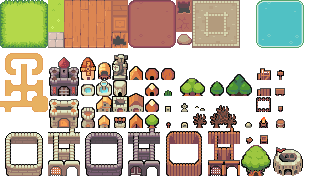
#> input picture pacifer/assets/pixelboy/medieval.png, 320 x 192 px
$ python build_objects.py
#> lines starting #> are read from the running program, lines starting #| are printed output that depends on the picture
"""Build data/objects.js - the catalogue of everything that can stand in the world.

Run:  python3 tools/build_objects.py      (needs Pillow)

Nothing is cut into separate image files. Each object is a rectangle of one of the
two tilesets, and this script only works out its COLLISION BOX, by looking at the
sprite's own pixels: it finds what is actually drawn, and makes the solid part out
of the bottom slice of that - the trunk of a tree, the base of a house. A box can
therefore never disagree with the art, which is the mistake that is easiest to make
by hand and hardest to see.

`foot` says how much of the drawn height counts as footprint (0.4 = the bottom 40%).
`cols` overrides the rule for pieces that are solid in more than one place, and
`solid: False` marks flat scenery you can walk over.

EVERY rectangle below was read off a labelled contact sheet of the tileset
(tools/contact.py) rather than guessed. Guessing is how you end up drawing half a
ruin where you wanted a well, or two stacked houses where you wanted one.
"""
from PIL import Image
import json, os

HERE = os.path.dirname(os.path.abspath(__file__))
ASSETS = os.path.join(HERE, '..', 'assets', 'pixelboy')
DATA = os.path.join(HERE, '..', 'data')
T = 16

SHEETS = {
    'medieval': Image.open(os.path.join(ASSETS, 'medieval.png')).convert('RGBA'),
    'nature': Image.open(os.path.join(ASSETS, 'nature.png')).convert('RGBA'),
}
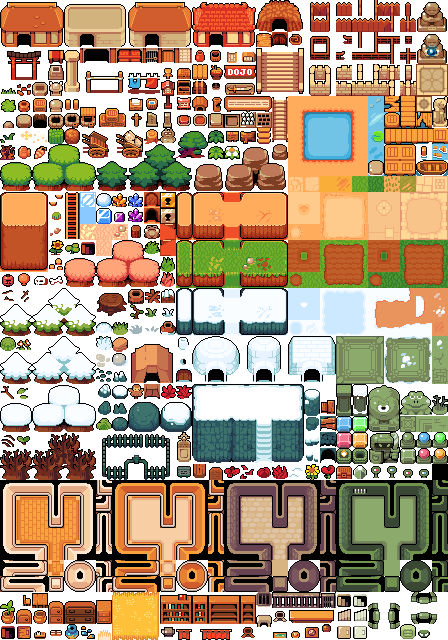
#> input picture pacifer/assets/pixelboy/nature.png, 448 x 640 px

# sheet, tile x, tile y, tiles wide, tiles tall, and how tall the footprint is
CATALOGUE = {
    # ---- the castle. These are the only multi-tile buildings on the sheet that
    # are one coherent drawing; everything larger is built out of the wall kit.
    # keep      : banner-topped pavilion, red curtains under the arches
    # hall      : stone hall, two lit windows over two arched gates
    # gate_tower: portcullis on the left, an open arch on the right - so the
    #             left half is solid all the way down and the right half is not
    'keep':       dict(sheet='medieval', sx=3, sy=3, w=2, h=3, foot=0.32, door=[8, 44, 16, 8]),
    'hall':       dict(sheet='medieval', sx=3, sy=6, w=2, h=2, foot=0.45, door=[6, 28, 20, 8]),
    'gate_tower': dict(sheet='medieval', sx=3, sy=8, w=2, h=3,
                       cols=[[0, 0, 16, 48], [16, 0, 16, 32]], door=[16, 32, 16, 16]),
    'keep_gate':  dict(sheet='medieval', sx=8, sy=8, w=2, h=3,
                       cols=[[0, 0, 16, 48], [16, 0, 16, 32]], door=[16, 32, 16, 16]),
    'watchtower': dict(sheet='medieval', sx=5, sy=6, w=1, h=2, foot=0.45),
    'statue':     dict(sheet='medieval', sx=7, sy=3, w=1, h=2, foot=0.35),
    'ruin':       dict(sheet='medieval', sx=17, sy=9, w=2, h=2, foot=0.45),

    # ---- the town. One tile each: cottages seen from the road, not enterable.
    'house_red':   dict(sheet='medieval', sx=6, sy=6, w=1, h=1, foot=0.55),
    'house_stone': dict(sheet='medieval', sx=7, sy=6, w=1, h=1, foot=0.55),
    'house_tan':   dict(sheet='medieval', sx=8, sy=6, w=1, h=1, foot=0.55),
    'hut':         dict(sheet='medieval', sx=9, sy=5, w=1, h=1, foot=0.60),
    'hut_round':   dict(sheet='medieval', sx=9, sy=4, w=1, h=1, foot=0.60),
    'tent':        dict(sheet='medieval', sx=8, sy=7, w=1, h=1, foot=0.60),
    'fountain':      dict(sheet='medieval', sx=5, sy=5, w=1, h=1, foot=0.80),
    'fountain_tall': dict(sheet='medieval', sx=6, sy=5, w=1, h=1, foot=0.70),
    'shrine':      dict(sheet='medieval', sx=11, sy=6, w=1, h=1, foot=0.55),
    'grave':       dict(sheet='medieval', sx=11, sy=7, w=1, h=1, foot=0.55),

    # ---- nature. tree_pair and tree_tall are drawn across two cells: taking one
    # half of either gives a tree sliced down the middle.
    'tree':      dict(sheet='medieval', sx=13, sy=5, w=1, h=1, foot=0.30),
    'tree_pair': dict(sheet='medieval', sx=11, sy=5, w=2, h=1, foot=0.30),
    'tree_tall': dict(sheet='medieval', sx=14, sy=4, w=2, h=2, foot=0.20),
    'tree_big':  dict(sheet='medieval', sx=15, sy=9, w=2, h=2, foot=0.25),
    'tree_bare': dict(sheet='medieval', sx=12, sy=7, w=1, h=1, foot=0.30),
    'bush':      dict(sheet='medieval', sx=10, sy=5, w=1, h=1, solid=False),
    'rock':      dict(sheet='medieval', sx=15, sy=7, w=1, h=1, foot=0.80),
    'pebbles':   dict(sheet='medieval', sx=12, sy=6, w=1, h=1, solid=False),
    'twigs':     dict(sheet='medieval', sx=13, sy=6, w=1, h=1, solid=False),

    # ---- props
    'sign':     dict(sheet='medieval', sx=17, sy=4, w=1, h=1, foot=0.40),
    'cart':     dict(sheet='medieval', sx=16, sy=4, w=1, h=1, foot=0.60),
    'barrel':   dict(sheet='medieval', sx=16, sy=5, w=1, h=1, foot=0.65),
    'table':    dict(sheet='medieval', sx=17, sy=5, w=1, h=1, foot=0.65),
    'crate':    dict(sheet='medieval', sx=17, sy=7, w=1, h=1, foot=0.70),
    'pen':      dict(sheet='medieval', sx=16, sy=6, w=1, h=1, foot=0.85),
    'campfire': dict(sheet='medieval', sx=16, sy=7, w=1, h=1, foot=0.60),
    'chair':    dict(sheet='medieval', sx=16, sy=8, w=1, h=1, foot=0.70),

    # ---- indoors. The hall pieces come from the room kit on the nature sheet:
    # a colonnade, a seat of state, a floor seal and a long table, which between
    # them are the difference between a throne hall and a large empty room.
    'throne':    dict(sheet='nature', sx=17, sy=38, w=1, h=1, foot=0.55),
    'seal':      dict(sheet='nature', sx=18, sy=35, w=2, h=2, solid=False),
    'colonnade': dict(sheet='nature', sx=18, sy=37, w=1, h=1, foot=0.60),
    'banquet':   dict(sheet='nature', sx=18, sy=38, w=3, h=1, foot=0.55),
    'bench':     dict(sheet='nature', sx=16, sy=38, w=1, h=1, foot=0.60),
    'portrait':  dict(sheet='nature', sx=19, sy=39, w=1, h=1, solid=False),
    'chest':  dict(sheet='nature', sx=3, sy=38, w=1, h=1, foot=0.65),
    'shelf':  dict(sheet='nature', sx=11, sy=38, w=1, h=1, foot=0.80),
    'pot':    dict(sheet='nature', sx=1, sy=38, w=1, h=1, foot=0.65),
    'banner': dict(sheet='nature', sx=12, sy=39, w=1, h=1, solid=False),
}


def drawn_box(sheet, sx, sy, w, h):
    """The rectangle the artist actually painted inside this cell, in pixels
    relative to the cell's top-left corner."""
    cell = SHEETS[sheet].crop((sx * T, sy * T, (sx + w) * T, (sy + h) * T))
    box = cell.getbbox()          # None when the cell is empty
    return box or (0, 0, cell.width, cell.height)


def build():
    out = {}
    for name, spec in CATALOGUE.items():
        o = {k: spec[k] for k in ('sheet', 'sx', 'sy', 'w', 'h')}
        x0, y0, x1, y1 = drawn_box(spec['sheet'], spec['sx'], spec['sy'], spec['w'], spec['h'])
        o['art'] = [x0, y0, x1 - x0, y1 - y0]
        if spec.get('solid') is False:
            o['solid'] = False
        elif 'cols' in spec:
            o['cols'] = spec['cols']
        else:
            foot = spec.get('foot', 0.5)
            fh = max(3, round((y1 - y0) * foot))
            o['col'] = [x0, y1 - fh, x1 - x0, fh]
        if 'door' in spec:
            o['door'] = spec['door']
        out[name] = o
#> this loop made 44 passes
#> (x0, y0, x1, y1, fh) on passes 1, 2, 5, 6, 7, 8, 9, 10, 11, 12, 13, 14: (1, 9, 31, 48, 12), (1, 3, 31, 32, 13), (1, 11, 15, 32, 9), (0, 6, 16, 32, 9), (1, 3, 31, 32, 13), (0, 0, 16, 16, 9), (0, 0, 16, 16, 9), (0, 0, 16, 16, 9), (1, 3, 15, 16, 8), (1, 4, 15, 16, 7), (1, 1, 15, 16, 9), (1, 4, 15, 16, 10)
#> (x0, y0, x1, y1) on passes 3, 4, 23, 25, 26, 36: (0, 0, 32, 48), (0, 0, 32, 48), (4, 10, 12, 16), (3, 10, 13, 15), (8, 9, 16, 16), (0, 0, 32, 32)
#> pass 1, in drawn_box, `cell = SHEETS[sheet].crop((sx * T, sy * T, (sx + w) * T, (sy + h) * T))`:
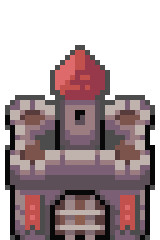
#> cell: PIL image 32x48 RGBA (shown 5 times larger); mean R, G, B, A 171.5, 155.6, 158.5, 153.4; transparent parts drawn white
#> pass 2, in drawn_box (call 2), `cell = SHEETS[sheet].crop((sx * T, sy * T, (sx + w) * T, (sy + h) * T))`:
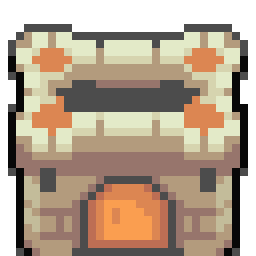
#> cell: PIL image 32x32 RGBA (shown 8 times larger); mean R, G, B, A 164.4, 153.4, 134.9, 205.2; transparent parts drawn white
#> pass 3, in drawn_box (call 3), `cell = SHEETS[sheet].crop((sx * T, sy * T, (sx + w) * T, (sy + h) * T))`:
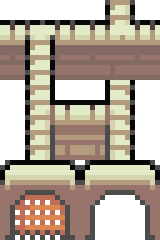
#> cell: PIL image 32x48 RGBA (shown 5 times larger); mean R, G, B, A 111.1, 129.2, 129.4, 186.9; transparent parts drawn white
#> after the loop, out = 44 items
    return out


objects = build()
#> objects = 44 items
with open(os.path.join(DATA, 'objects.js'), 'w') as f:
    f.write('/* GENERATED by tools/build_objects.py - edit the catalogue there, not here.\n'
            ' *\n'
            ' * sheet/sx/sy/w/h : which rectangle of which tileset to draw (in tiles of 16 px)\n'
            ' * art             : the part of that rectangle the artist actually painted\n'
            ' * col / cols      : the solid box(es), in pixels from the sprite top-left,\n'
            ' *                   worked out from the art itself\n'
            ' * door            : the doorway, shown by the debug overlay\n'
            ' * solid:false     : flat scenery, walk straight over it\n'
            ' */\n')
    f.write('window.PACIFER_OBJECTS = ' + json.dumps(objects, indent=1) + ';\n')

print(f'{len(objects)} objects ->', os.path.relpath(os.path.join(DATA, 'objects.js'), HERE))
#| 44 objects -> ../data/objects.js
for n, o in objects.items():
    a = o.get('art', [0, 0, 0, 0])
    if a[2] == 0 or a[3] == 0:
        print('  WARNING: nothing drawn in cell for', n)
    elif a[2] * a[3] < 40:
        print(f'  WARNING: {n} is only {a[2]}x{a[3]} px of art - too small to read')
#> this loop made 44 passes
#> (n, a) on passes 1 to 12: ('keep', [1, 9, 30, 39]), ('hall', [1, 3, 30, 29]), ('gate_tower', [0, 0, 32, 48]), ('keep_gate', [0, 0, 32, 48]), ('watchtower', [1, 11, 14, 21]), ('statue', [0, 6, 16, 26]), ('ruin', [1, 3, 30, 29]), ('house_red', [0, 0, 16, 16]), ('house_stone', [0, 0, 16, 16]), ('house_tan', [0, 0, 16, 16]), ('hut', [1, 3, 14, 13]), ('hut_round', [1, 4, 14, 12])
